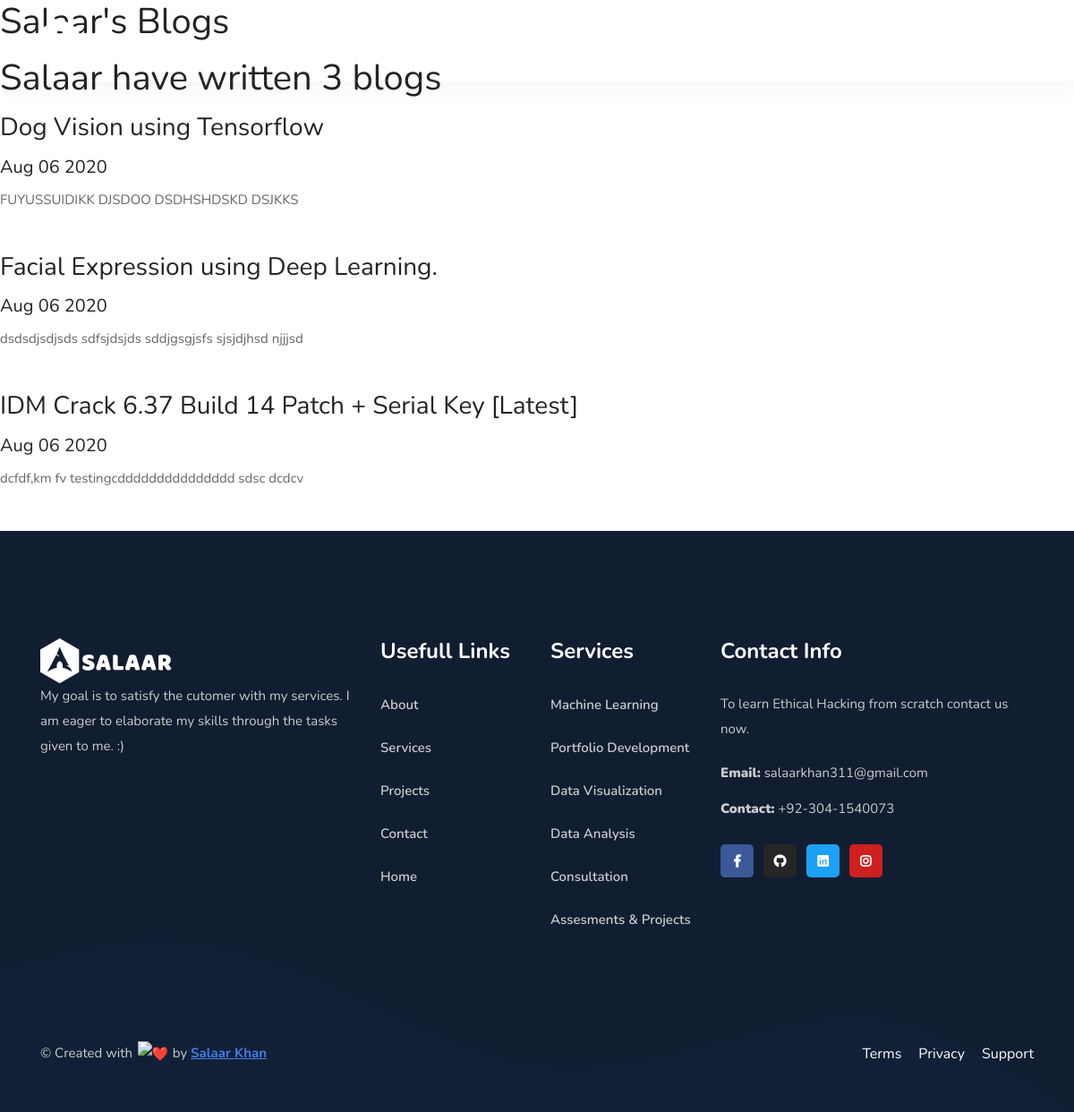
The page /blog/ on the database as committed earlier.
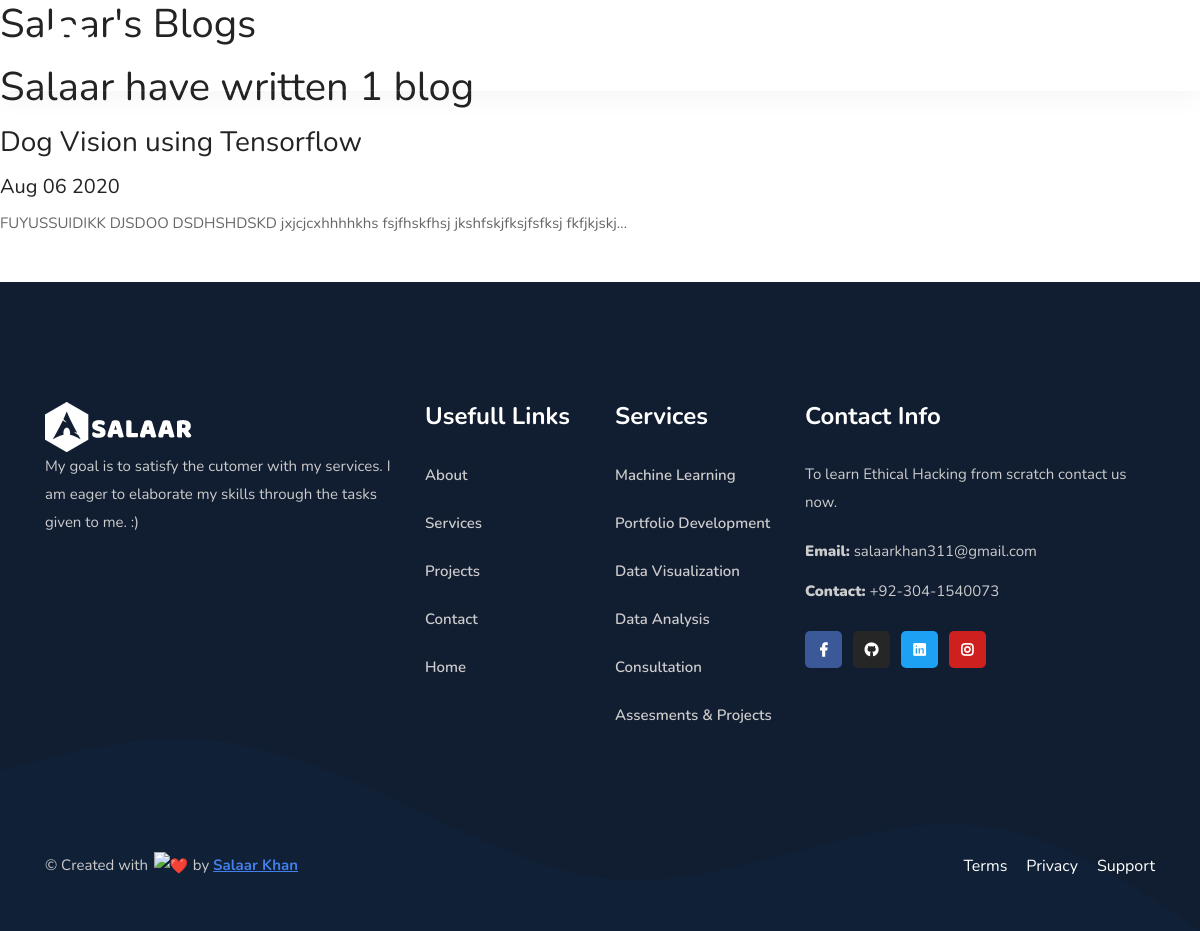
The same page on the database as committed later.
### blog/models.py (models this page shows, shortened)
class Blog(models.Model):
    title = models.CharField(max_length=100)
    date = models.DateField()
    description = models.TextField(max_length=5000)

### blog/views.py (the view)
# urls.py: path('', views.all_blogs, name='all_blogs'),
def all_blogs(request):
    blogs = Blog.objects.order_by('-date')
    return render(request, 'blog/all_blogs.html', {'blogs': blogs})

### blog/templates/blog/all_blogs.html
{% extends 'portfolio/base.html' %}
{% block content %}
<h1>Salaar's Blogs</h1>
<h1>Salaar have written {{ blogs.count }} blog{{ blogs|pluralize}}</h1>
{% for blog in blogs %}
<a href="{% url 'blog:details' blog.id %}"><h3>{{ blog.title }}</h3></a>
<h5>{{ blog.date|date:'M d Y' }}</h5>
<p>{{ blog.description|striptags|truncatechars:100 }} </p>
<br>
{% endfor %}
{% endblock %}

Rows that differ between the two databases and show on the page:
removed Blog: title "Facial Expression using Deep Learning.", date "Aug 06 2020", description "dsdsdjsdjsds sdfsjdsjds sddjgsgjsfs sjsjdjhsd njjjsd"
removed Blog: title "IDM Crack 6.37 Build 14 Patch + Serial Key [Latest]", date "Aug 06 2020", description "dcfdf,km fv testingcddddddddddddddd sdsc dcdcv"
changed Blog "Dog Vision using Tensorflow": description "FUYUSSUIDIKK DJSDOO DSDHSHDSKD DSJKKS" → "FUYUSSUIDIKK DJSDOO DSDHSHDSKD jxjcjcxhhhhkhs fsjfhskfhsj jkshfskjfksjfsfksj fkfjkjskj…"
Other text that changed with them:
{{ blogs.count }}: "3" → "1"
